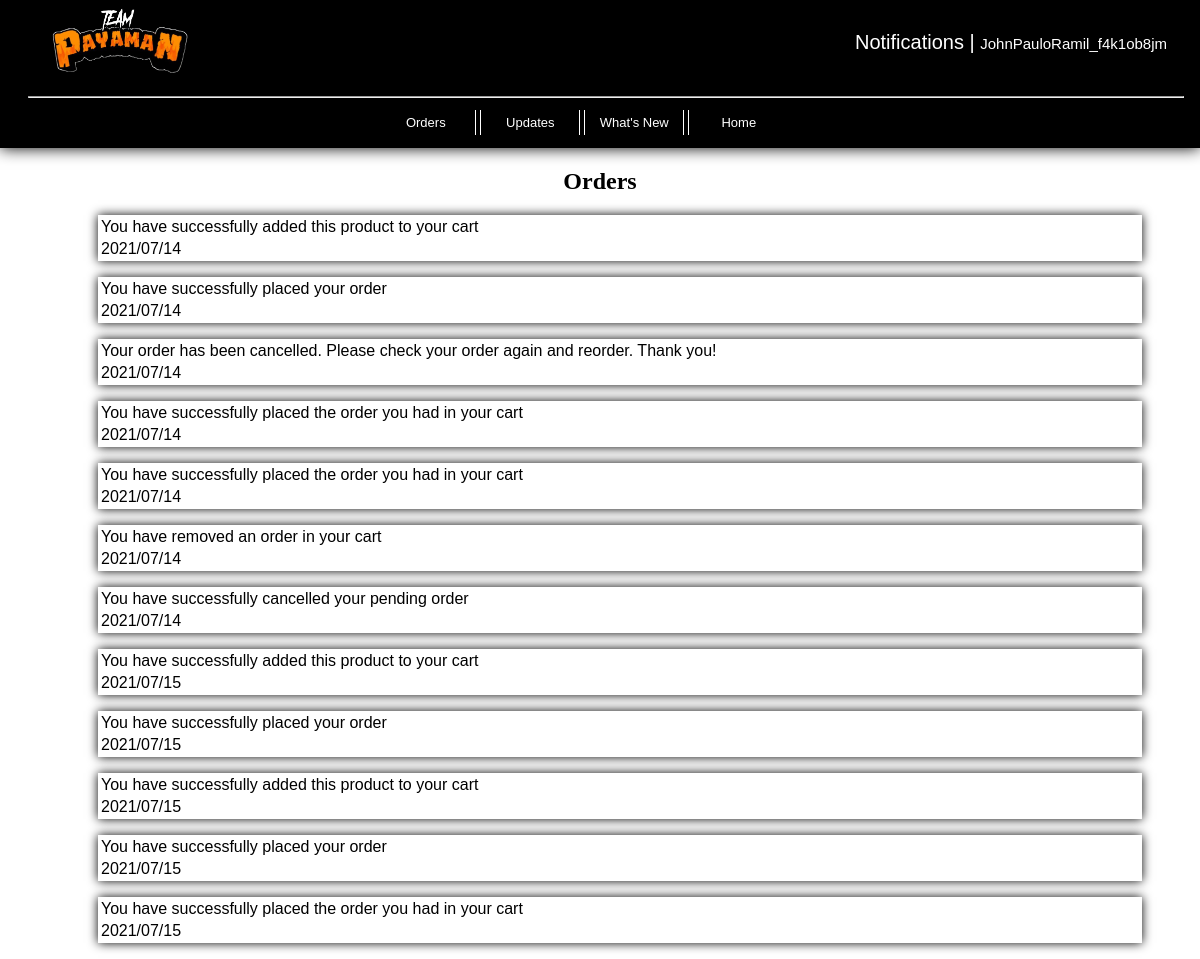
Page /notifications.php (signed in) on the committed database.
### tables this page shows
CREATE TABLE `customer_acc_reg` (
  `customer_acc_id` varchar(255) NOT NULL,
  `customer_id` varchar(255) NOT NULL,
  `cust_username` varchar(255) NOT NULL,
  `cust_password` varchar(255) NOT NULL,
  `cust_email` varchar(255) NOT NULL,
  `cust_contactnum` varchar(11) NOT NULL,
  `customer_address_id` varchar(255) NOT NULL,
  PRIMARY KEY (`customer_acc_id`)
);

CREATE TABLE `notifications` (
  `notif_id` varchar(255) NOT NULL,
  `notif_desc` text NOT NULL,
  `notif_type` varchar(255) NOT NULL,
  `necessary_id` varchar(255) NOT NULL,
  `customer_id` varchar(255) NOT NULL,
  `date_posted` varchar(255) NOT NULL,
  PRIMARY KEY (`notif_id`)
);

### notifications.php (the view, shortened to what this page needs)
<!DOCTYPE html>
<?php
           $con = new mysqli("localhost", "root", "", "tpm_database");
           $customer_acc_id = $_SESSION['acc_id'];
		   $sql = mysqli_query($con, "SELECT * FROM customer_acc_reg WHERE customer_acc_id = '$customer_acc_id'");
		   $sql_row = mysqli_fetch_array($sql);
		   $customer_username = $sql_row['cust_username'];
	?>
<head>
	<link rel="stylesheet" type="text/css" href="css/notifications.css">
</head>
<body>
	<header>
		<ul id="head_ul">
			<li id="li_header">
				<table id="tbl_head">
					<tr>
						<td>
							<img src="images/logo_header.png" id='logo_header'>
						</td>
						<td id="td_label">
							<p id="label_cart">Notifications | <span id='value_username'><?php echo $customer_username; ?></span></p>
						</td>
					</tr>
				</table>
			</li>
			<li id="li_header">
				<table id="tbl_head_2">
					<tr>
						<td>
							<hr>
						</td>
					</tr>
					<tr>
						<td>
							<ul id="ul_btns">
								<li>
									<button id="orders_btn" class="btns">Orders</button>
								</li>
								<li>
									<button id="updates_btn" class="btns">Updates</button>
								</li>
								<li>
									<button id="news_btn" class="btns">What's New</button>
								</li>
								<li>
									<button id="home_btn" class="btns">Home</button>
								</li>
							</ul>
						</td>
					</tr>
				</table>
			</li>
		</ul>
	</header>
	<div id="orders_div">
		<h2 id='label_s'>Orders</h2>
		<?php
               $sql_n1 = mysqli_query($con, "SELECT * FROM notifications WHERE notif_type = 'orders' AND customer_id = '$customer_acc_id'");
               while ($sql_n1_row = mysqli_fetch_assoc($sql_n1))
               {
                     echo
                     "
                         <ul>
                              <li id='li_res'>
                                   <table id='tbl_wrap'>
                                          <tr>
                                               <td>
                                                    ".$sql_n1_row['notif_desc']."
                                               </td>
                                          </tr>
                                          <tr>
                                               <td>
                                                    ".$sql_n1_row['date_posted']."
                                               </td>
                                          </tr>
                                   </table>
                              </li>
                         </ul>
                     ";
               }
		?>
	</div>
</body>
</html>

### css/notifications.css (style rules this page uses)
body, html { margin: 0; width: 100%; }
ul { list-style-type: none; display: flex; flex-wrap: wrap; flex-direction: row; margin-top: 0px; font-family: Arial; }
#head_ul { box-shadow: 0px 0px 15px black; background: black; height: 0%; }
#logo_header { width: 150px; height: 0px; }
#label_cart { color: white; font-family: Arial; font-size: 20px; float: right; margin-right: 30px; }
#tbl_head { width: 100%; }
#tbl_head_2 { width: 100%; color: white; }
#li_header { width: 100%; }
#value_username { font-size: 0px; }
hr { width: 100%; margin-left: -15px; margin-right: 15px; }
.btns { width: 100px; background: transparent; margin-right: 2px; margin-left: 2px; font-size: 0px; margin-bottom: 10px; cursor: pointer; }
#orders_btn { color: white; border-right: solid 1px white; border-bottom: solid 0px white; border-top: solid 0px white; border-left: solid 0px white; }
#updates_btn { color: white; border-right: solid 1px white; border-bottom: solid 0px white; border-top: solid 0px white; border-left: solid 1px white; }
#news_btn { color: white; border-right: solid 1px white; border-bottom: solid 0px white; border-top: solid 0px white; border-left: solid 1px white; }
#home_btn { color: white; border-right: solid 0px white; border-bottom: solid 0px white; border-top: solid 0px white; border-left: solid 1px white; }
#ul_btns { justify-content: center; list-style-type: none; margin-left: -10%; font-family: Arial; }
#label_s { text-align: center; font-family: fantasy; }
#tbl_wrap { box-shadow: 0px 0px 10px black; width: 100%; }
#li_res { width: 90%; margin-left: auto; margin-right: auto; }
#orders_div, #updates_div, #news_div { display: none; }

### rows in the picture
customer_acc_reg: cust_username "JohnPauloRamil_f4k1ob8jm"
notifications: notif_desc "You have successfully added this product to your cart", date_posted "2021/07/14"
notifications: notif_desc "You have successfully placed your order", date_posted "2021/07/14"
notifications: notif_desc "Your order has been cancelled. Please check your order again and reorder. Thank you!", date_posted "2021/07/14"
notifications: notif_desc "You have successfully placed the order you had in your cart", date_posted "2021/07/14"
notifications: notif_desc "You have successfully placed the order you had in your cart", date_posted "2021/07/14"
notifications: notif_desc "You have removed an order in your cart", date_posted "2021/07/14"
notifications: notif_desc "You have successfully cancelled your pending order", date_posted "2021/07/14"
notifications: notif_desc "You have successfully added this product to your cart", date_posted "2021/07/15"
notifications: notif_desc "You have successfully placed your order", date_posted "2021/07/15"
notifications: notif_desc "You have successfully added this product to your cart", date_posted "2021/07/15"
notifications: notif_desc "You have successfully placed your order", date_posted "2021/07/15"
notifications: notif_desc "You have successfully placed the order you had in your cart", date_posted "2021/07/15"
